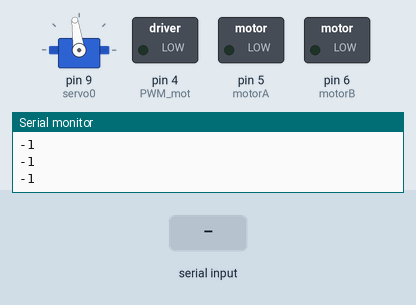
Recording of a sketch running on a simulated Arduino Uno, built with avr-gcc and run on an emulated ATmega328P. Shown: servo, switched loads named in the sketch (green lamp = pin HIGH), the last lines printed to the serial monitor. The test bench sets the inputs (shaded band).

Above: at 1.2 s.
1.3 s: "2" received over Serial
At 2.3 s:
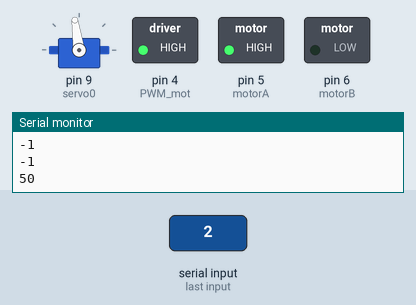
2.8 s: byte 115 (115) received over Serial
At 3.6 s:
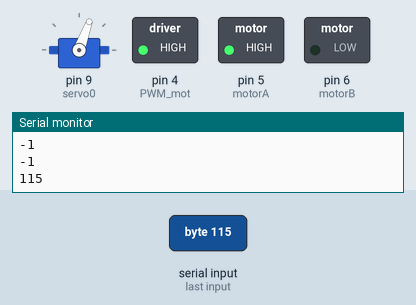
4.3 s: "1" received over Serial
At 4.6 s:
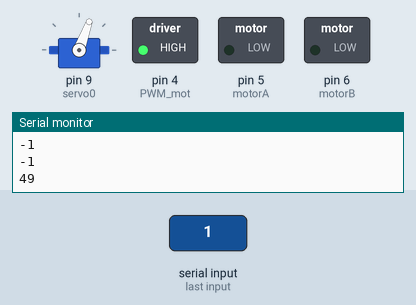
5.8 s: "q" received over Serial
At 6.9 s:
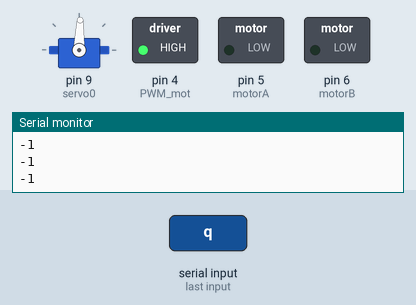
7.3 s: "e" received over Serial
At 8.1 s:
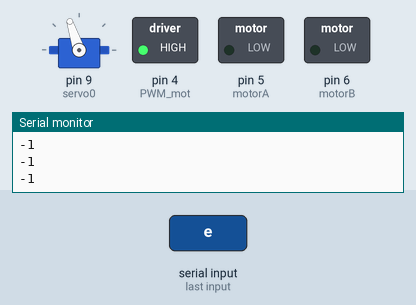
8.8 s: "2" received over Serial
At 9.2 s:
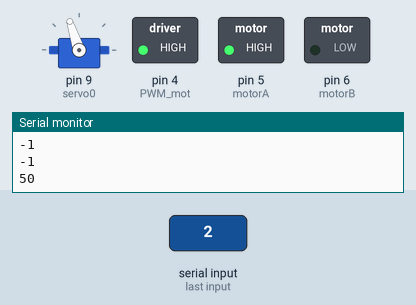
Timing chart, 0 to 11.3 s (numbered marks = the images above; inputs shaded):
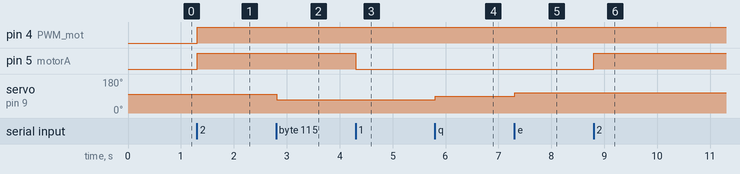

Measured:
- after the input at 1.3 s, pin 4 (PWM_mot), pin 5 (motorA): LOW → HIGH at once
- after the input at 2.8 s, servo on pin 9 (servo0): 98° → 70° at once
- after the input at 4.3 s, pin 5 (motorA): HIGH → LOW at once
- after the input at 5.8 s, servo on pin 9 (servo0): 70° → 88° at once
- after the input at 7.3 s, servo on pin 9 (servo0): 88° → 108° at once
- after the input at 8.8 s, pin 5 (motorA): LOW → HIGH at once

The sketch:

servo_input.ino
```cpp
#include <Servo.h>

Servo servo0;
int val;
int offset=98;
int left_val = offset-10;
int rigth_val = offset+10;

// モーター制御
const int motorA = 5;
const int motorB = 6;
const int PWM_mot = 4;

void setup()
{
  Serial.begin(9600);
  servo0.attach(9);
  servo0.write(offset);

  pinMode(motorA,OUTPUT); //信号用ピン
  pinMode(motorB,OUTPUT); //信号用ピン
}

void loop()
{
    val = Serial.read();
    //もし前の値と変わってたらの判定が必要（未対応）
    Serial.println(val);
    switch(val){
      //case -1:
      //servo0.write(90);
      //delay(100);
      //break;

      case 49:
      //servo0.write(110);
      digitalWrite(motorA,LOW);
      digitalWrite(motorB,LOW);
      delay(1000);
      break;

      case 50:
      //servo0.write(70);
      digitalWrite(motorA,HIGH);
      digitalWrite(motorB,LOW);
      analogWrite(PWM_mot,150);
      delay(1000);
      break;

      case 113://q:left
      servo0.write(left_val);
      delay(100);
      break;

      case 101://e:right
      servo0.write(rigth_val);
      delay(100);
      break;

      case 119://w:
      servo0.write(offset);
      delay(100);
      break;

      case 97://a:
      //servo0.write(70);
      //delay(1000);
      break;

      case 100://d:
      //servo0.write(70);
      //delay(1000);
      break;

      case 115://s:back
      servo0.write(70);
      delay(1000);
      break;
    }
    //servo0.write(90);

}
```
